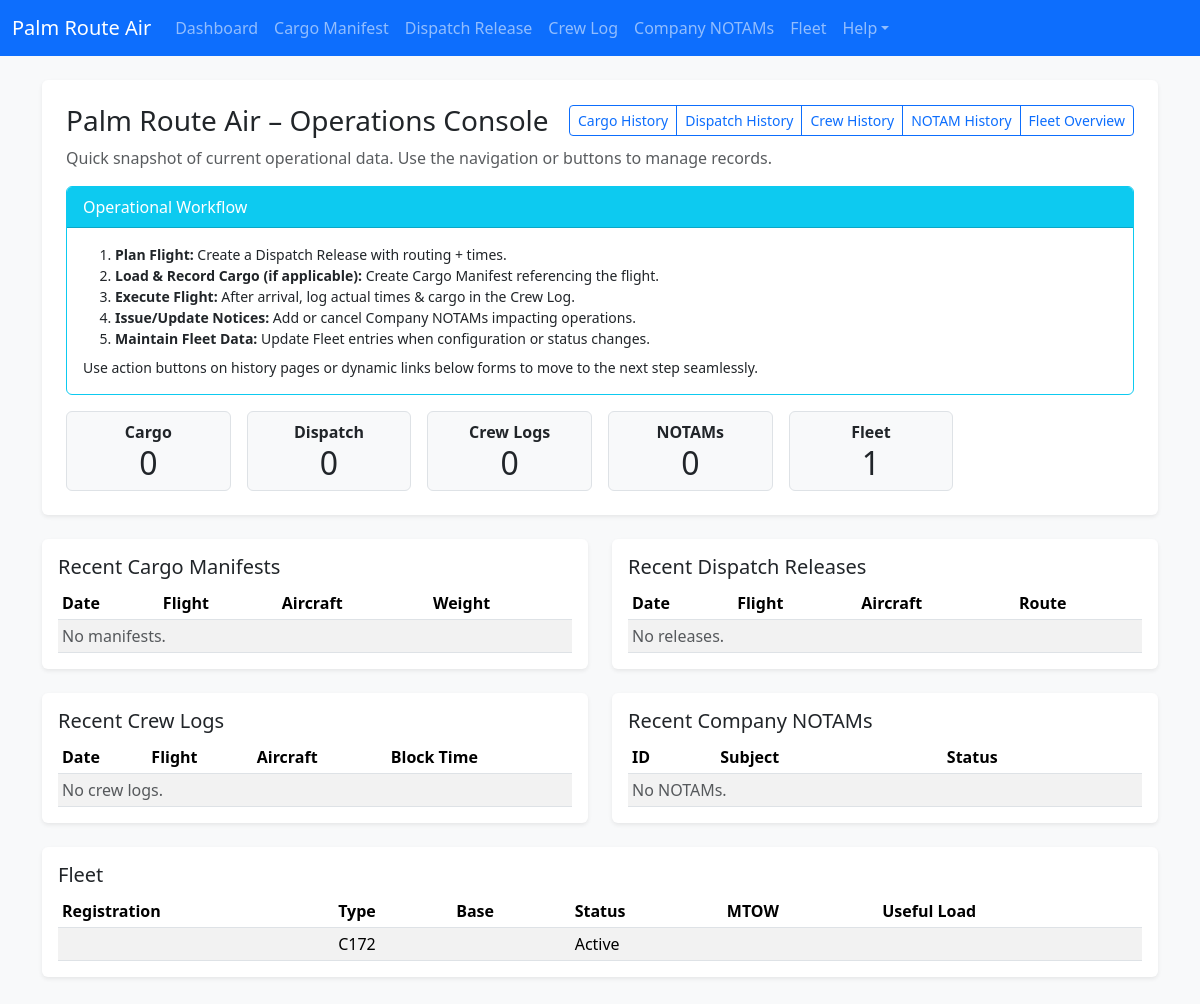
Before: / with the older database file.
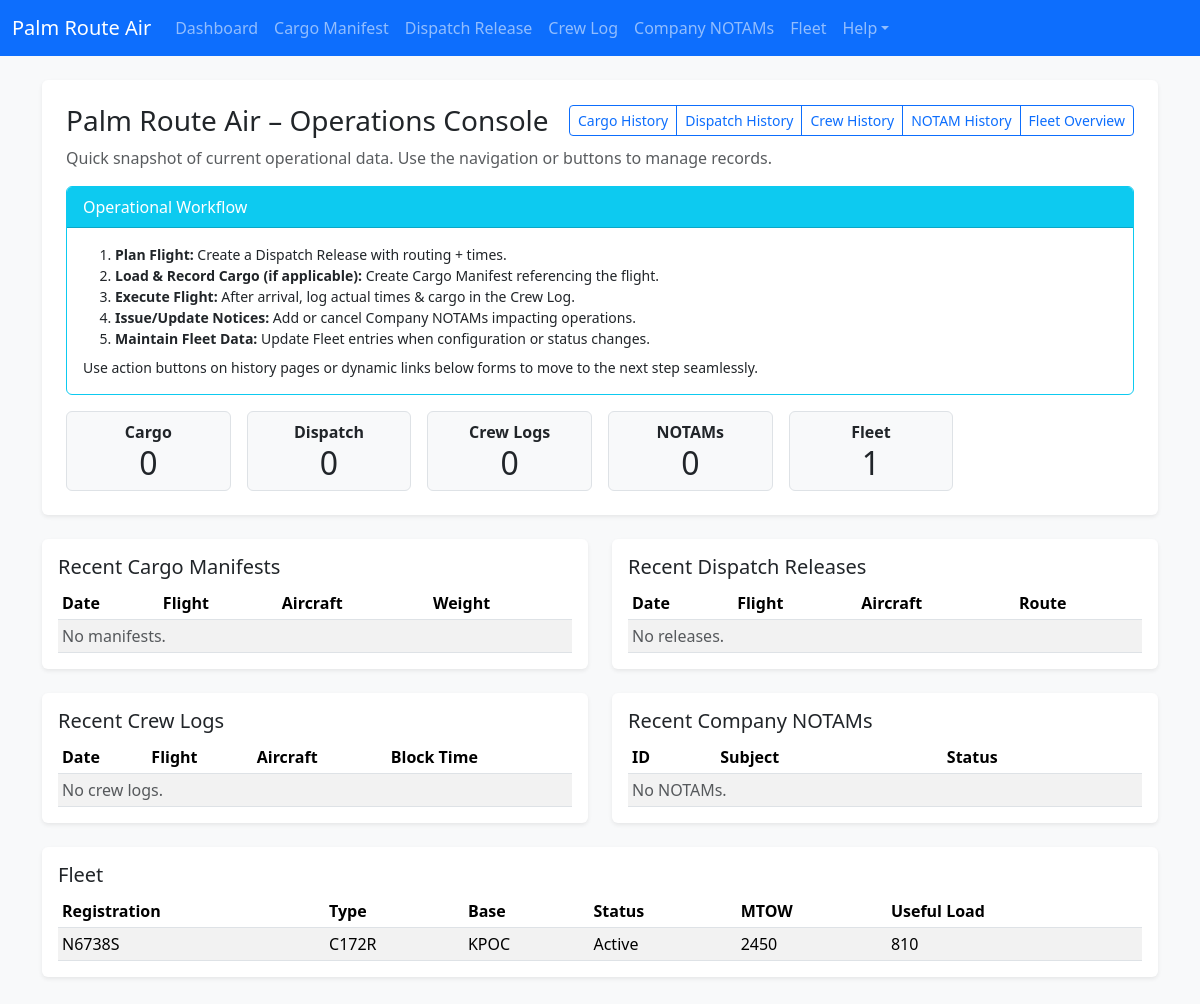
After: the same page with the newer database file.
### app.py (models this page shows)
class FleetEntry(db.Model):
    id = db.Column(db.Integer, primary_key=True)
    aircraft_type = db.Column(db.String(50))
    registration = db.Column(db.String(20))
    base = db.Column(db.String(10))
    status = db.Column(db.String(20))
    max_takeoff_weight = db.Column(db.String(20))
    useful_load = db.Column(db.String(20))
    notes = db.Column(db.Text)

### app.py (the view)
@app.route('/')
def index():
    manifests = CargoManifest.query.order_by(CargoManifest.id.desc()).limit(5).all()
    releases = DispatchRelease.query.order_by(DispatchRelease.id.desc()).limit(5).all()
    logs = CrewLog.query.order_by(CrewLog.id.desc()).limit(5).all()
    notams = CompanyNotam.query.order_by(CompanyNotam.id.desc()).limit(5).all()
    fleet_entries = FleetEntry.query.order_by(FleetEntry.id.desc()).all()
    counts = {
        'cargo_manifests': CargoManifest.query.count(),
        'dispatch_releases': DispatchRelease.query.count(),
        'crew_logs': CrewLog.query.count(),
        'company_notams': CompanyNotam.query.count(),
        'fleet_entries': FleetEntry.query.count()
    }
    return render_template('index.html',
                           counts=counts,
                           manifests=manifests,
                           releases=releases,
                           logs=logs,
                           notams=notams,
                           fleet_entries=fleet_entries)

### templates/index.html
{% extends 'base.html' %}
{% block content %}
<div class="mb-4 p-4 bg-white rounded shadow-sm">
  <div class="d-flex justify-content-between align-items-center mb-2">
    <h1 class="h3 mb-0">Palm Route Air – Operations Console</h1>
    <div class="btn-group btn-group-sm" role="group">
      <a class="btn btn-outline-primary" href="{{ url_for('cargo_history') }}">Cargo History</a>
      <a class="btn btn-outline-primary" href="{{ url_for('dispatch_history') }}">Dispatch History</a>
      <a class="btn btn-outline-primary" href="{{ url_for('crew_history') }}">Crew History</a>
      <a class="btn btn-outline-primary" href="{{ url_for('notams_history') }}">NOTAM History</a>
      <a class="btn btn-outline-primary" href="{{ url_for('fleet_history') }}">Fleet Overview</a>
    </div>
  </div>
  <p class="text-muted mb-3">Quick snapshot of current operational data. Use the navigation or buttons to manage records.</p>
  {% include '_flow_help.html' %}
  <div class="row g-3">
    <div class="col-sm-6 col-md-4 col-lg-2">
      <div class="border rounded p-2 text-center bg-light">
        <div class="fw-bold">Cargo</div>
        <div class="display-6 fs-2">{{ counts.cargo_manifests }}</div>
      </div>
    </div>
    <div class="col-sm-6 col-md-4 col-lg-2">
      <div class="border rounded p-2 text-center bg-light">
        <div class="fw-bold">Dispatch</div>
        <div class="display-6 fs-2">{{ counts.dispatch_releases }}</div>
      </div>
    </div>
    <div class="col-sm-6 col-md-4 col-lg-2">
      <div class="border rounded p-2 text-center bg-light">
        <div class="fw-bold">Crew Logs</div>
        <div class="display-6 fs-2">{{ counts.crew_logs }}</div>
      </div>
    </div>
    <div class="col-sm-6 col-md-4 col-lg-2">
      <div class="border rounded p-2 text-center bg-light">
        <div class="fw-bold">NOTAMs</div>
        <div class="display-6 fs-2">{{ counts.company_notams }}</div>
      </div>
    </div>
    <div class="col-sm-6 col-md-4 col-lg-2">
      <div class="border rounded p-2 text-center bg-light">
        <div class="fw-bold">Fleet</div>
        <div class="display-6 fs-2">{{ counts.fleet_entries }}</div>
      </div>
    </div>
  </div>
</div>
<div class="row g-4">
  <div class="col-md-6">
    <div class="bg-white rounded shadow-sm p-3">
      <h2 class="h5">Recent Cargo Manifests</h2>
      <table class="table table-sm table-striped mb-0">
        <thead><tr><th>Date</th><th>Flight</th><th>Aircraft</th><th>Weight</th></tr></thead>
        <tbody>
        {% for m in manifests %}
          <tr><td>{{ m.date }}</td><td>{{ m.flight_id }}</td><td>{{ m.aircraft }}</td><td>{{ m.total_weight }}</td></tr>
        {% else %}
          <tr><td colspan="4" class="text-muted">No manifests.</td></tr>
        {% endfor %}
        </tbody>
      </table>
    </div>
  </div>
  <div class="col-md-6">
    <div class="bg-white rounded shadow-sm p-3">
      <h2 class="h5">Recent Dispatch Releases</h2>
      <table class="table table-sm table-striped mb-0">
        <thead><tr><th>Date</th><th>Flight</th><th>Aircraft</th><th>Route</th></tr></thead>
        <tbody>
        {% for d in releases %}
          <tr><td>{{ d.date }}</td><td>{{ d.flight_id }}</td><td>{{ d.aircraft }}</td><td>{{ d.route[:20] }}{% if d.route|length > 20 %}…{% endif %}</td></tr>
        {% else %}
          <tr><td colspan="4" class="text-muted">No releases.</td></tr>
        {% endfor %}
        </tbody>
      </table>
    </div>
  </div>
  <div class="col-md-6">
    <div class="bg-white rounded shadow-sm p-3">
      <h2 class="h5">Recent Crew Logs</h2>
      <table class="table table-sm table-striped mb-0">
        <thead><tr><th>Date</th><th>Flight</th><th>Aircraft</th><th>Block Time</th></tr></thead>
        <tbody>
        {% for c in logs %}
          <tr><td>{{ c.date }}</td><td>{{ c.flight_id }}</td><td>{{ c.aircraft }}</td><td>{{ c.block_time }}</td></tr>
        {% else %}
          <tr><td colspan="4" class="text-muted">No crew logs.</td></tr>
        {% endfor %}
        </tbody>
      </table>
    </div>
  </div>
  <div class="col-md-6">
    <div class="bg-white rounded shadow-sm p-3">
      <h2 class="h5">Recent Company NOTAMs</h2>
      <table class="table table-sm table-striped mb-0">
        <thead><tr><th>ID</th><th>Subject</th><th>Status</th></tr></thead>
        <tbody>
        {% for n in notams %}
          <tr><td>{{ n.notam_id }}</td><td>{{ n.subject }}</td><td>{{ n.status }}</td></tr>
        {% else %}
          <tr><td colspan="3" class="text-muted">No NOTAMs.</td></tr>
        {% endfor %}
        </tbody>
      </table>
    </div>
  </div>
  <div class="col-12">
    <div class="bg-white rounded shadow-sm p-3">
      <h2 class="h5">Fleet</h2>
      <table class="table table-sm table-striped mb-0">
        <thead><tr><th>Registration</th><th>Type</th><th>Base</th><th>Status</th><th>MTOW</th><th>Useful Load</th></tr></thead>
        <tbody>
        {% for f in fleet_entries %}
          <tr><td>{{ f.registration }}</td><td>{{ f.aircraft_type }}</td><td>{{ f.base }}</td><td>{{ f.status }}</td><td>{{ f.max_takeoff_weight }}</td><td>{{ f.useful_load }}</td></tr>
        {% else %}
          <tr><td colspan="6" class="text-muted">No fleet entries.</td></tr>
        {% endfor %}
        </tbody>
      </table>
    </div>
  </div>
</div>
{% endblock %}

### templates/base.html (shortened to what this page needs)
<!doctype html>
<html lang="en">
  <head>
    <link href="https://cdn.jsdelivr.net/npm/bootstrap@5.3.3/dist/css/bootstrap.min.css" rel="stylesheet">
  </head>
  <body class="bg-light">
    <nav class="navbar navbar-expand-lg navbar-dark bg-primary mb-4">
      <div class="container-fluid">
        <a class="navbar-brand" href="{{ url_for('index') }}">Palm Route Air</a>
        <div class="collapse navbar-collapse" id="navbarNav">
          <ul class="navbar-nav">
            <li class="nav-item"><a class="nav-link" href="{{ url_for('index') }}">Dashboard</a></li>
            <li class="nav-item"><a class="nav-link" href="{{ url_for('cargo') }}">Cargo Manifest</a></li>
            <li class="nav-item"><a class="nav-link" href="{{ url_for('dispatch') }}">Dispatch Release</a></li>
            <li class="nav-item"><a class="nav-link" href="{{ url_for('crew') }}">Crew Log</a></li>
            <li class="nav-item"><a class="nav-link" href="{{ url_for('notams') }}">Company NOTAMs</a></li>
            <li class="nav-item"><a class="nav-link" href="{{ url_for('fleet') }}">Fleet</a></li>
            <li class="nav-item dropdown">
              <a class="nav-link dropdown-toggle" href="#" id="helpDropdown" role="button" data-bs-toggle="dropdown" aria-expanded="false">Help</a>
            </li>
          </ul>
        </div>
      </div>
    </nav>
    <main class="container mb-5">
      {% block content %}{% endblock %}
    </main>
  </body>
</html>

### templates/_flow_help.html
<div class="card border-info mb-3">
  <div class="card-header bg-info text-white py-2">Operational Workflow</div>
  <div class="card-body small">
    <ol class="mb-2">
      <li><strong>Plan Flight:</strong> Create a Dispatch Release with routing + times.</li>
      <li><strong>Load & Record Cargo (if applicable):</strong> Create Cargo Manifest referencing the flight.</li>
      <li><strong>Execute Flight:</strong> After arrival, log actual times & cargo in the Crew Log.</li>
      <li><strong>Issue/Update Notices:</strong> Add or cancel Company NOTAMs impacting operations.</li>
      <li><strong>Maintain Fleet Data:</strong> Update Fleet entries when configuration or status changes.</li>
    </ol>
    <p class="mb-0">Use action buttons on history pages or dynamic links below forms to move to the next step seamlessly.</p>
  </div>
</div>

Changed rows visible on the page:
changed FleetEntry "Active": registration (not shown) → "N6738S"; aircraft_type "C172" → "C172R"; base (not shown) → "KPOC"; max_takeoff_weight (not shown) → "2450"; useful_load (not shown) → "810"
